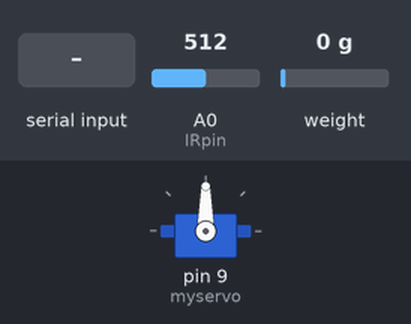
Recording of a sketch running on a simulated Arduino Uno, built with avr-gcc and run on an emulated ATmega328P. Parts: servo. The inputs (shaded band) are chosen by the test bench; at power-on: A0 (IRpin) = 512, weight on the scale 0 g. What the sketch prints to the serial monitor is not drawn.

Above: at 3.2 s.
3.3 s: "1\n" received over Serial
At 6.4 s:
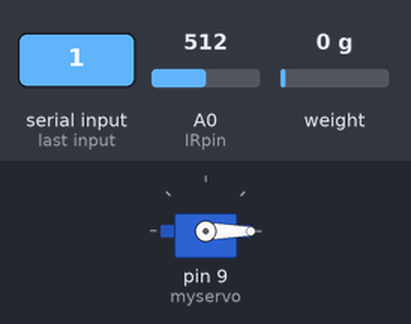
7.5 s: byte 51 ('3') received over Serial
At 9.2 s:
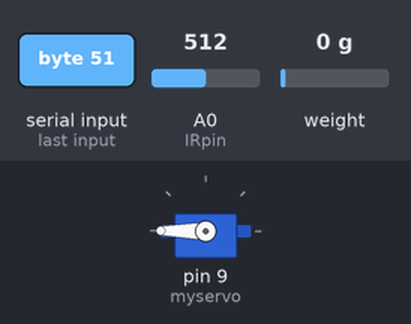
13.5 s: "2\n" received over Serial
At 15.1 s:
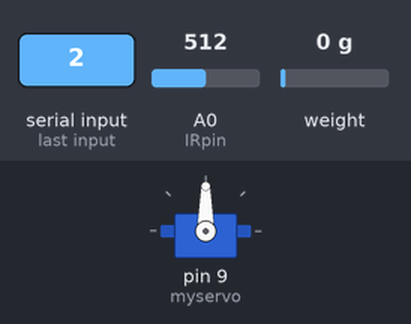
15.5 s: "3\n" received over Serial
At 16.7 s:
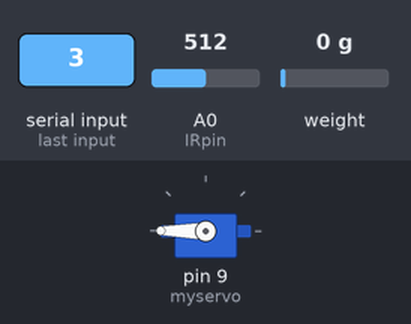
Timing chart, 0 to 18.5 s (numbered marks = the images above; inputs shaded):
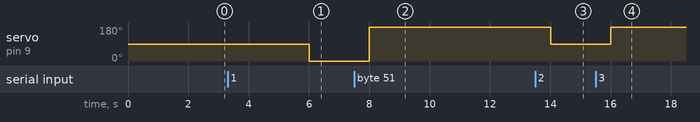

Measured:
- after the input at 3.3 s, servo on pin 9 (myservo): 90° → 0° after 2.7 s
- after the input at 7.5 s, servo on pin 9 (myservo): 0° → 180° after 0.51 s
- after the input at 13.5 s, servo on pin 9 (myservo): 180° → 90° after 0.51 s
- after the input at 15.5 s, servo on pin 9 (myservo): 90° → 180° after 0.51 s

The sketch:

all_sensor.ino
```cpp
#include <Servo.h>   //載入函式庫，這是內建的，不用安裝
#include "HX711.h"

// 接線設定
const int DT_PIN = 6;
const int SCK_PIN = 5;

const int scale_factor = -417; //比例參數，從校正程式中取得

HX711 scale;

Servo myservo;  // 建立SERVO物件(馬達)


int IRpin = 0;                                    // analog pin for reading the IR sensor
float sensorValue, distance;
int num;
void setup()
{
  Serial.begin(9600);                             // start the serial port
  Serial.setTimeout(1000);
  pinMode(IRpin, INPUT);//set infrared sensor

  myservo.attach(9);  // 設定要將伺服馬達接到哪一個PIN腳,set motor

  Serial.println("Initializing the scale");//set weight sensor

  scale.begin(DT_PIN, SCK_PIN);

  Serial.println("Before setting up the scale:");

  Serial.println(scale.get_units(5), 0);  //未設定比例參數前的數值

  scale.set_scale(scale_factor);       // 設定比例參數
  scale.tare();               // 歸零

  Serial.println("After setting up the scale:");

  Serial.println(scale.get_units(5), 0);  //設定比例參數後的數值

  Serial.println("Readings:");  //在這個訊息之前都不要放東西在電子稱上
}

void loop()
{
  sensorValue = analogRead(IRpin);
  sensorValue *= 0.0048828125;
  distance = 60.495 * pow(sensorValue,-1.1904);

  Serial.print("distance:");
  Serial.print(distance);
  Serial.print("\n");
  Serial.print("weight:");
  Serial.print(scale.get_units(10), 0);
  Serial.print("\n");
  delay(1000);


  while(Serial.available()){
      num  = Serial.read();
      Serial.println(num);
      turn(num);
    }
}


void turn(int num) {
  switch(num){
        case '1':
         myservo.write(0);//旋轉到0度，就是一般所說的歸零
         Serial.println(num);
         break;

        case '2':
         myservo.write(90);//旋轉到0度，就是一般所說的歸零
         Serial.println(num);
         break;

        case '3':
         myservo.write(180);//旋轉到0度，就是一般所說的歸零
         Serial.println(num);
         break;

        case '4':
         myservo.write(90);//旋轉到0度，就是一般所說的歸零
         Serial.println(num);
         break;

         default:
         Serial.println("0");
        }
}
```
